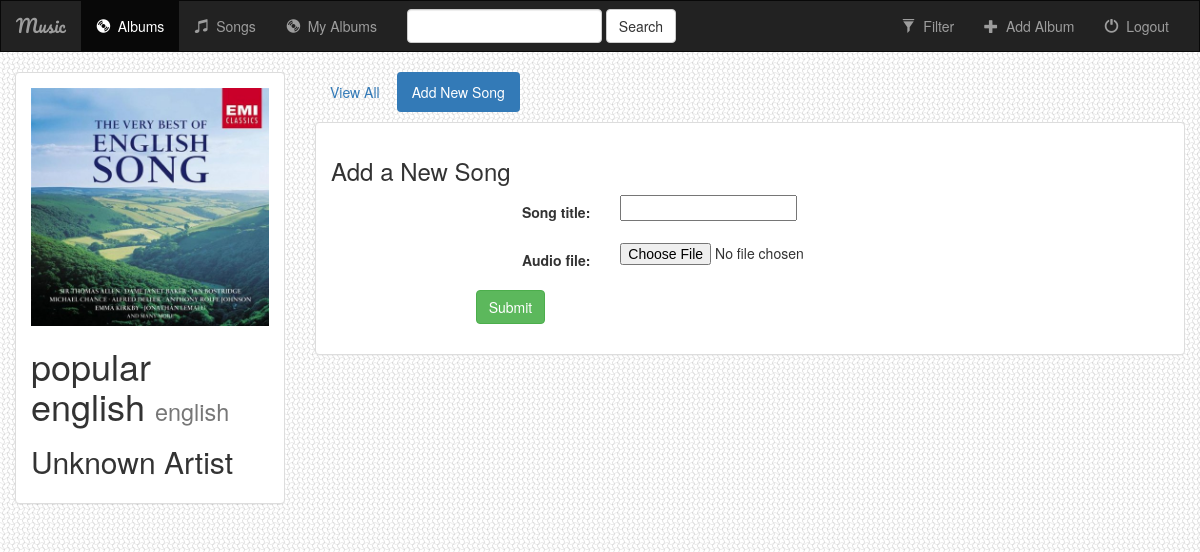
/music/11/create_song/ (signed in), run on the app's committed database.
### music/models.py (models this page shows, shortened)
class Album(models.Model):
    user = models.ForeignKey(User, default=1)
    artist = models.CharField(max_length=250)
    album_title = models.CharField(max_length=500)
    genre = models.CharField(max_length=100)
    album_logo = models.ImageField(width_field="width_field",height_field="height_field")
    width_field = models.IntegerField(default=0)
    height_field = models.IntegerField(default=0)
    is_favorite = models.BooleanField(default=False)
    def __str__(self):
        return self.album_title + ' - ' + self.artist

### music/views.py (the view, shortened to what this page needs)
# urls.py: url(r'^(?P<album_id>[0-9]+)/create_song/$', views.create_song, name='create_song'),
def create_song(request, album_id):
    album = get_object_or_404(Album, pk=album_id)
    if request.user.is_authenticated() and album.user == request.user:
        print(True)
        form = CreateSong(request.POST or None, request.FILES or None)
        return render(request, 'music/create_song.html', {'form': form,'album': album })
    else:
        return render(request, 'music/log_in.html')

### music/forms.py
class CreateSong(forms.ModelForm):
    class Meta:
        model = Song
        fields = ['song_title', 'audio_file']

### music/templates/music/create_song.html (shortened to what this page needs)
{% extends 'music/base.html' %}
{% block albums_active %}active{% endblock %}
{% block body %}
<div class="container-fluid">
    <div class="row">
        <div class="col-sm-4 col-md-3">
            <div class="panel panel-default">
                <div class="panel-body">
                        <a href="{% url 'music:detail' album.id %}">
                            {% if album.album_logo %}
                                <img src="{{ album.album_logo.url }}" class="img-responsive">
                            {% else %}
                                <h3>No image to display</h3>
                            {% endif %}
                        </a>
                    <h1>{{ album.album_title }} <small>{{ album.genre }}</small></h1>
                    <h2>{{ album.artist }}</h2>
                </div>
            </div>
        </div>
        <div class="col-sm-8 col-md-9">
            <ul class="nav nav-pills" style="margin-bottom: 10px;">
                <li role="presentation"><a href="{% url 'music:detail' album.id %}">View All</a></li>
                <li role="presentation" class="active"><a href="{% url 'music:create_song' album.id %}">Add New Song</a></li>
            </ul>
            <div class="panel panel-default">
                <div class="panel-body">
                    <h3>Add a New Song</h3>
                    <form class="form-horizontal" role="form" action="" method="post" enctype="multipart/form-data">
                        {% include 'music/form_template.html' %}
                        <div class="form-group">
                            <div class="col-sm-offset-2 col-sm-10">
                                <button type="submit" class="btn btn-success">Submit</button>
                            </div>
                        </div>
                    </form>
                </div>
            </div>
        </div>
    </div>
</div>
{% endblock %}

### music/static/music/style.css (style rules this page uses)
body { background: white url("images/bg.jpg"); }

### data on the page
Album: album_logo (picture), album_title "popular english", genre "english", artist "Unknown Artist"

### other printed values
{{ field.label_tag }} "Song title:" "Audio file:"
